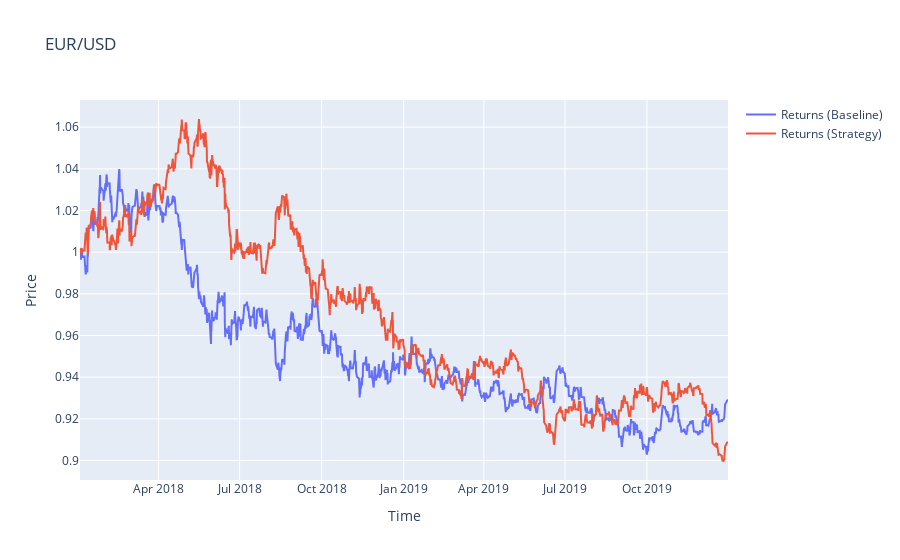

The notebook cell saved with this chart:
### Code cell
fig = go.Figure()

fig.add_trace(go.Scatter(x=data.index, y=data.creturns, name='Returns (Baseline)'))
fig.add_trace(go.Scatter(x=data.index, y=data.cstrategy, name='Returns (Strategy)'))

fig.update_layout(title='EUR/USD', xaxis_title='Time', yaxis_title='Price')

fig.show()

### Figure 1 — Plotly figure (JSON) as saved in the notebook; plotly's stock layout.template omitted (floating-point values rounded to 4 significant figures; data arrays with more than 128 entries replaced by an {"elided": "..."} marker saying what was removed)
{"data": [{"name": "Returns (Baseline)", "type": "scatter", "x": {"elided": "2066 str values"}, "y": {"elided": "2066 float values"}}, {"name": "Returns (Strategy)", "type": "scatter", "x": {"elided": "2066 str values"}, "y": {"elided": "2066 float values"}}], "layout": {"title": {"text": "EUR/USD"}, "xaxis": {"title": {"text": "Time"}}, "yaxis": {"title": {"text": "Price"}}}}
